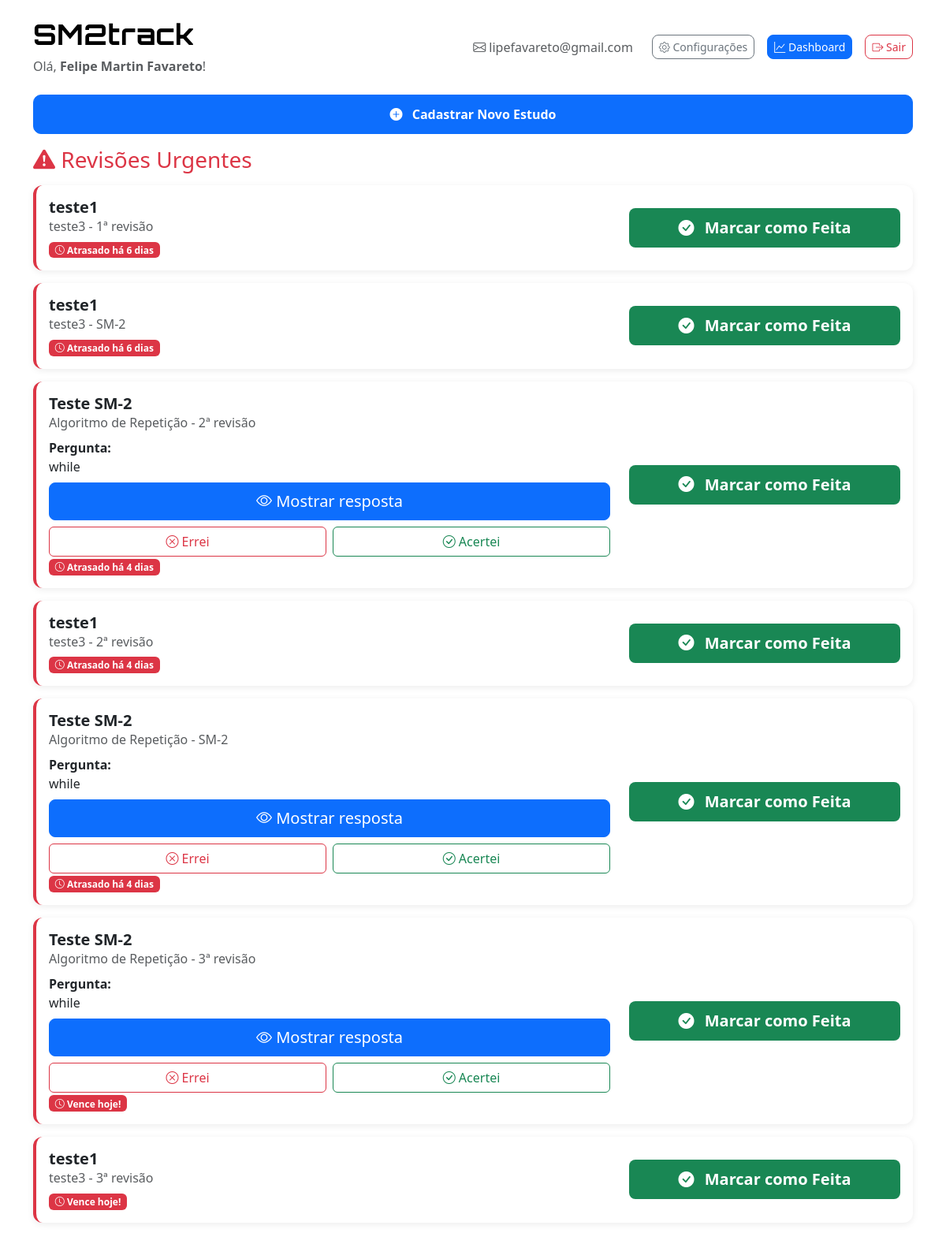
/ (signed in), run on the app's committed database.
### tables this page shows
CREATE TABLE revisoes (
    id INTEGER PRIMARY KEY AUTOINCREMENT,
    id_estudo INTEGER,
    data_revisao TEXT,
    tipo TEXT,
    feito INTEGER DEFAULT 0,
    ef REAL DEFAULT 2.5,
    repetition INTEGER DEFAULT 0,
    interval INTEGER DEFAULT 1, quality INTEGER, tempo_resposta INTEGER, nivel_confianca INTEGER, modo_revisao TEXT,
    FOREIGN KEY(id_estudo) REFERENCES estudos(id)
);

CREATE TABLE estudos (
    id INTEGER PRIMARY KEY AUTOINCREMENT,
    materia TEXT,
    topico TEXT,
    data_estudo TEXT,
    usuario_id INTEGER, tipo_conteudo TEXT, pergunta TEXT, resposta TEXT, opcoes TEXT,
    FOREIGN KEY(usuario_id) REFERENCES usuarios(id)
);

### app.py (the view)
@app.route('/')
def index():
    if 'usuario_id' not in session:
        return redirect(url_for('login'))
    hoje = datetime.now().strftime("%Y-%m-%d")
    pre_exam = session.get('pre_exam_mode', False)
    if pre_exam:
        cursor.execute('''
        SELECT
            revisoes.id,
            estudos.materia,
            estudos.topico,
            revisoes.tipo,
            revisoes.data_revisao,
            COALESCE(estudos.tipo_conteudo, 'simples') as tipo_conteudo,
            estudos.pergunta,
            estudos.resposta,
            estudos.opcoes
        FROM revisoes
        JOIN estudos ON revisoes.id_estudo = estudos.id
        WHERE revisoes.feito = 0 AND estudos.usuario_id = ? AND revisoes.data_revisao <= ?
        ORDER BY revisoes.data_revisao ASC, COALESCE(revisoes.nivel_confianca, 3) ASC
        ''', (session['usuario_id'], hoje))
    else:
        cursor.execute('''
        SELECT
            revisoes.id,
            estudos.materia,
            estudos.topico,
            revisoes.tipo,
            revisoes.data_revisao,
            COALESCE(estudos.tipo_conteudo, 'simples') as tipo_conteudo,
            estudos.pergunta,
            estudos.resposta,
            estudos.opcoes
        FROM revisoes
        JOIN estudos ON revisoes.id_estudo = estudos.id
        WHERE revisoes.feito = 0 AND estudos.usuario_id = ? AND revisoes.data_revisao <= ?
        ORDER BY revisoes.data_revisao ASC
        ''', (session['usuario_id'], hoje))
    revisoes = cursor.fetchall()
    hoje_dt = datetime.strptime(hoje, "%Y-%m-%d")
    urgentes = []
    proximas = []
    for rev_id, materia, topico, tipo, data_revisao, tipo_conteudo, pergunta, resposta, opcoes_json in revisoes:
        data_rev_dt = datetime.strptime(data_revisao, "%Y-%m-%d")
        dias_restantes = (data_rev_dt - hoje_dt).days
        opcoes = None
        if opcoes_json:
            try:
                opcoes = json.loads(opcoes_json)
            except Exception:
                opcoes = None
        if dias_restantes <= 0:
            urgentes.append((rev_id, materia, topico, tipo, dias_restantes, tipo_conteudo, pergunta, resposta, opcoes))
        else:
            proximas.append((rev_id, materia, topico, tipo, dias_restantes, tipo_conteudo, pergunta, resposta, opcoes))
    return render_template('index.html', urgentes=urgentes, proximas=proximas, pre_exam=pre_exam)

### templates/index.html (shortened to what this page needs)
 <!DOCTYPE html>
<html lang="pt-BR" data-bs-theme="{{ 'dark' if session.get('theme') == 'dark' else 'light' }}">
<head>
    <link href="https://cdn.jsdelivr.net/npm/bootstrap@5.3.2/dist/css/bootstrap.min.css" rel="stylesheet">
    <link rel="stylesheet" href="https://cdn.jsdelivr.net/npm/bootstrap-icons@1.11.1/font/bootstrap-icons.css">
</head>
<body>
    <div class="container py-4">
        <div class="d-flex justify-content-between align-items-center mb-4">
            <div>
                <h1 class="header-title mb-2">
                    SM2track
                </h1>
                <p class="text-muted mb-0">Olá, <strong>{{ session.get('usuario_nome', 'Usuário') }}</strong>!</p>
            </div>
            <div class="header-actions">
                <span class="text-muted me-3">
                    <i class="bi bi-envelope"></i> {{ session.get('usuario_email', '') }}
                </span>
                <a href="{{ url_for('settings') }}" class="btn btn-outline-secondary btn-sm me-2">
                    <i class="bi bi-gear"></i> Configurações
                </a>
                <a href="{{ url_for('dashboard') }}" class="btn btn-primary btn-sm me-2">
                    <i class="bi bi-graph-up"></i> Dashboard
                </a>
                <a href="{{ url_for('logout') }}" class="btn btn-outline-danger btn-sm">
                    <i class="bi bi-box-arrow-right"></i> Sair
                </a>
            </div>
        </div>
        <div class="mb-3">
            <a class="btn btn-add btn-primary text-white w-100 w-md-auto" href="{{ url_for('cadastrar') }}">
                <i class="bi bi-plus-circle-fill me-2"></i> Cadastrar Novo Estudo
            </a>
        </div>
        {% if urgentes %}
        <h3 class="text-danger mb-3">
            <i class="bi bi-exclamation-triangle-fill"></i> Revisões Urgentes
        </h3>
        {% for rev in urgentes %}
        <div class="card study-card urgent-card mb-3" data-revisao-id="{{ rev[0] }}">
            <div class="card-body">
                <div class="row align-items-center">
                    <div class="col-md-8 col-sm-12 mb-2 mb-md-0">
                        <h5 class="card-title mb-0 fw-bold">{{ rev[1] }}</h5>
                        <p class="card-text text-muted mb-1">{{ rev[2] }} - {{ rev[3] }}</p>
                        {% if rev[5] == 'flashcard' %}
                        <div class="mt-2">
                            <div class="fw-semibold">Pergunta:</div>
                            <div class="text-body">{{ rev[6] }}</div>
                            <button class="btn btn-primary btn-lg mt-2 w-100 btn-show-answer" type="button" data-bs-toggle="collapse" data-bs-target="#resp-urg-{{ rev[0] }}" aria-expanded="false" aria-controls="resp-urg-{{ rev[0] }}" data-revisao-id="{{ rev[0] }}">
                                <i class="bi bi-eye"></i> Mostrar resposta
                            </button>
                            <div class="d-flex gap-2 mt-2">
                                <button class="btn btn-outline-danger w-50 btn-flash-suggest" type="button" data-revisao-id="{{ rev[0] }}" data-quality="0">
                                    <i class="bi bi-x-circle"></i> Errei
                                </button>
                                <button class="btn btn-outline-success w-50 btn-flash-suggest" type="button" data-revisao-id="{{ rev[0] }}" data-quality="4">
                                    <i class="bi bi-check-circle"></i> Acertei
                                </button>
                            </div>
                        </div>
                        {% endif %}
                        {% if rev[4] < 0 %}
                        <span class="badge badge-urgent text-white">
                            <i class="bi bi-clock"></i> Atrasado há {{ -rev[4] }} dias
                        </span>
                        {% else %}
                        <span class="badge badge-urgent text-white">
                            <i class="bi bi-clock"></i> Vence hoje!
                        </span>
                        {% endif %}
                    </div>
                    <div class="col-md-4 col-sm-12 text-md-end">
                        {% if rev[5] == 'flashcard' %}
                        <button type="button" class="btn btn-complete btn-success text-white w-100 btn-lg btn-marcar" data-revisao-id="{{ rev[0] }}" data-modo="flashcard">
                            <i class="bi bi-check-circle-fill me-2"></i> Marcar como Feita
                        </button>
                        {% elif rev[5] == 'quiz' %}
                        <button type="button" class="btn btn-complete btn-success text-white w-100 btn-lg btn-marcar" data-revisao-id="{{ rev[0] }}" data-modo="quiz">
                            <i class="bi bi-check-circle-fill me-2"></i> Marcar como Feita
                        </button>
                        {% else %}
                        <button type="button" class="btn btn-complete btn-success text-white w-100 btn-lg btn-marcar" data-revisao-id="{{ rev[0] }}" data-modo="simples">
                            <i class="bi bi-check-circle-fill me-2"></i> Marcar como Feita
                        </button>
                        {% endif %}
                    </div>
                </div>
            </div>
        </div>
        {% endfor %}
        {% endif %}
    </div>
</body>
</html>

### templates/index.html (style rules this page uses)
:root { --study-primary: var(--bs-primary); --study-success: var(--bs-success); --study-warning: var(--bs-warning); --study-danger: var(--bs-danger); }
body { background: var(--bs-body-bg); color: var(--bs-body-color); font-family: 'Segoe UI', Tahoma, Geneva, Verdana, sans-serif; min-height: 100vh; }
.study-card { background: var(--bs-card-bg, #1f2937); border: none; border-radius: 12px; box-shadow: 0 2px 8px rgba(0,0,0,0.08); transition: all 0.2s ease; border-left: 4px solid var(--study-primary); }
.urgent-card { border-left-color: var(--study-danger); }
.btn-complete { background: var(--bs-success); border: none; border-radius: 8px; padding: 10px 16px; font-weight: 600; }
.btn-add { padding: 12px 20px; border-radius: 10px; font-weight: 600; }
.header-title { color: var(--bs-emphasis-color); font-weight: 700; font-size: 2.25rem; display: flex; align-items: center; gap: .5rem; line-height: 1.1; font-family: 'Orbitron', system-ui, -apple-system, 'Segoe UI', Roboto, 'Helvetica Neue', Arial, sans-serif; letter-spacing: .5px; }
.badge-urgent { background-color: var(--study-danger); }
.header-actions { display: flex; align-items: center; gap: .5rem; }
.header-actions .btn, .header-actions .text-muted { white-space: nowrap; }
.header-actions .btn { border-radius: 8px; }

### data on the page
revisoes: materia "teste1", topico "teste3", tipo "1ª revisão", rev "6"
revisoes: materia "teste1", topico "teste3", tipo "SM-2", rev "6"
revisoes: materia "Teste SM-2", topico "Algoritmo de Repetição", tipo "2ª revisão", pergunta "while", rev "4"
revisoes: materia "teste1", topico "teste3", tipo "2ª revisão", rev "4"
revisoes: materia "Teste SM-2", topico "Algoritmo de Repetição", tipo "SM-2", pergunta "while", rev "4"
revisoes: materia "Teste SM-2", topico "Algoritmo de Repetição", tipo "3ª revisão", pergunta "while", shows "Vence hoje!"
revisoes: materia "teste1", topico "teste3", tipo "3ª revisão", shows "Vence hoje!"
